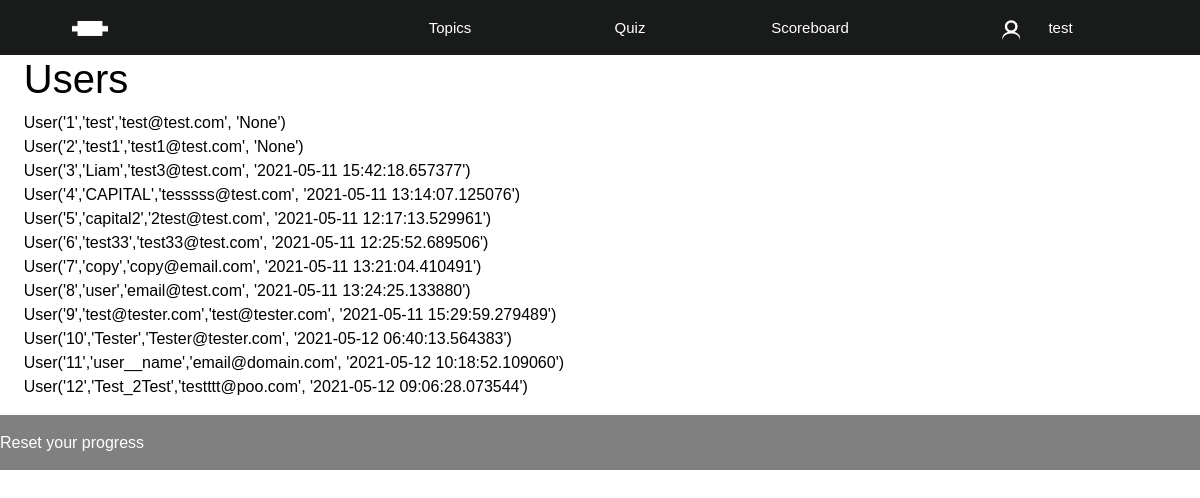
Page /users (signed in) on the earlier database version.
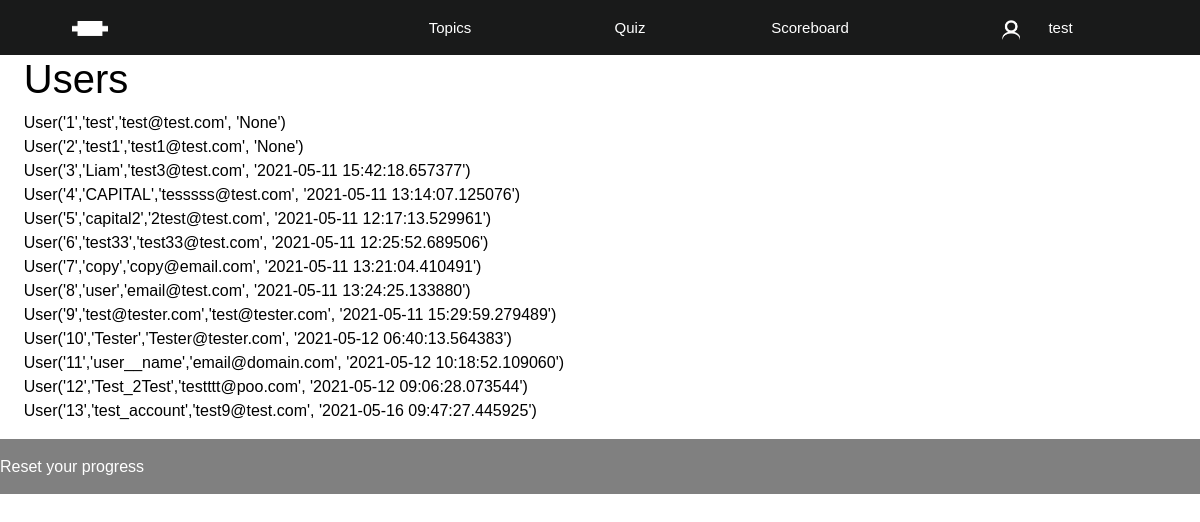
Same page on the later database version.
### app/models.py (models this page shows)
class User(db.Model, UserMixin):
    id = db.Column(db.Integer, primary_key = True)
    username = db.Column(db.String(20), unique = True, nullable=False)
    email = db.Column(db.String(120), unique = True, nullable=False)
    password = db.Column(db.String(60), nullable=False)
    about_me = db.Column(db.String(140))
    last_seen = db.Column(db.DateTime, default=datetime.utcnow)
    scores = db.relationship('Scores', backref='user_info', lazy=True)
    def __repr__(self):
        return f"User('{self.id}','{self.username}','{self.email}', '{self.last_seen}')"

### app/routes.py (the view)
@app.route("/users")
@login_required
def users():
    users_in_database = User.query.all()
    for user in users_in_database:
        print (user.username)
    return render_template('users.html', title= 'Users', all_users = users_in_database)

### app/models.py (called while the page is built)
@login_manager.user_loader
def load_user(user_id):
    return User.query.get(int(user_id))

### app/routes.py (called while the page is built)
@app.before_request
def before_request():
    if current_user.is_authenticated:
        current_user.last_seen = datetime.utcnow()
        db.session.commit()

### app/templates/users.html
{% extends "layout.html" %}
{% block content %}
<h1>Users</h1>
{% for item in all_users %}
    {{item}} </br>
{% endfor %}
{% endblock %}

### app/templates/layout.html (shortened to what this page needs)
<!DOCTYPE html>
<html lang="en">
<head>
    <link rel="stylesheet" href="https://stackpath.bootstrapcdn.com/bootstrap/4.4.1/css/bootstrap.min.css">
    <link rel="stylesheet" href="{{url_for('static', filename='css/layout.css')}}">
</head>
<body>
  <header id="main-header">
    <ul>
      <a class="header-logo" href="{{url_for('home')}}">
        <li><img src="{{url_for('static', filename='logo.png')}}" alt="" style="height: 15px;"></li>
      </a>
      <a></a>
      <div class="header-dropdown header-item"> <li>Topics</li>
     </div>
      <a class ="header-item" href="{{url_for('quiz')}}">
        <li>Quiz</li>
      </a>
      <a class ="header-item" href="{{url_for('scoreboard')}}">
        <li>Scoreboard</li>
      </a>
      {% if current_user.is_authenticated %}
      <a class ="header-item" href="{{url_for('account', username = current_user.username)}}" style="padding-right: 25px; grid-column: 6 / 8;">
          <li><img src="{{url_for('static', filename='account.png')}}" style="height:25px; margin-right: 5%;" alt=""><span>{{current_user.username}}</span></li>
      </a>
      {% else %}
      <a></a>
      <a class ="header-item" href="{{url_for('login')}}" style="padding-right: 25px;">
        <li href="{{url_for('login')}}">Login</li>
      </a>
      {% endif %}
    </ul>
  </header>
  <div id="body-wrapper">
    <main id="content">
      {% block content %}{% endblock %}
    </main>
    <aside id="progress">
    </aside>
  </div>
  <footer>
    <a href="javascript:resetProgress()">Reset your progress</a>
  </footer>
</body>
</html>

### app/static/css/layout.css (style rules this page uses)
:root { --header-default: #191a1a; --header-hover: #2a2b2b; --header-active: #191a1a; --header-login: #191a1a; --header-height: 55px; --header-topics: #f1f1f1; --header-topics-hover: #ddd; --header-topics-completed: #a3a3a3; --shading: #e4e4e4; --progress-bar: #191a1a; --button-primary-color: #191a1a; --button-secondary-color: #2a2b2b; }
body { margin: 0; padding: 0; font-family: Arial, Helvetica, sans-serif; color: black; }
#main-header { position: sticky; top: 0; width: 100%; overflow: visible; z-index: 1; }
#main-header > ul { list-style-type: none; padding: 0; margin: 0px; background-color: var(--header-login); display: grid; grid-template-columns: repeat(6, 3fr) 2fr; grid-template-rows: var(--header-height); }
.header-item { background-color: var(--header-default); color: white; text-decoration: none; font-family: Verdana, Helvetica, sans-serif; font-size: 15px; }
.header-logo { margin: auto; width: 50%; float: left; }
.header-dropdown { display: inline-block; width: auto; }
.header-item > li, a { text-align: center; color: white; vertical-align: middle; line-height: var(--header-height); }
.header-item img { padding-right: 15px; position: relative; bottom: -3px; }
.header-item img + span { margin: 0; }
#body-wrapper { display: grid; grid-template-columns: 1fr 10px; grid-template-areas: "body sidebar"; }
#content { grid-area: body; padding: 0px 2%; }
#progress { grid-area: sidebar; position: sticky; align-self: start; top: var(--header-height); height: 100%; }
footer { background-color: grey; width: 100%; }

Differences in the rows shown:
added User: id+username+email "User('13','test_account','test9@test.com', '2021-05-16 09:47:27.445925')"
